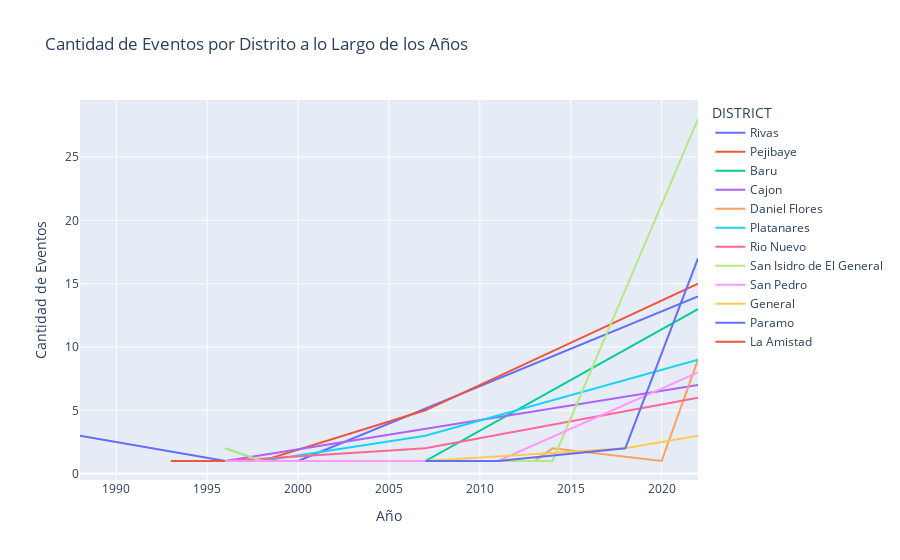

The code cell stored with this chart in its notebook:
### Markdown cell above
### Gráfico de líneas

### Code cell
# Convertir la columna de fecha a formato datetime si no está en ese formato
pz['DATE'] = pd.to_datetime(pz['DATE'], format='%d/%m/%Y')

# Extraer el año de la columna DATE
pz['YEAR'] = pz['DATE'].dt.year

# Contar la cantidad de eventos por año y distrito
eventos_por_distrito = pz.groupby(['YEAR', 'DISTRICT']).size().reset_index(name='EVENT_COUNT')

# Crear el gráfico de líneas
fig = px.line(eventos_por_distrito, x='YEAR', y='EVENT_COUNT', color='DISTRICT',
              title='Cantidad de Eventos por Distrito a lo Largo de los Años',
              labels={'YEAR': 'Año', 'EVENT_COUNT': 'Cantidad de Eventos'})

fig.show()

### Figure 1 — Plotly figure (JSON) as saved in the notebook; plotly's stock layout.template omitted (floating-point values rounded to 4 significant figures)
{"data": [{"hovertemplate": "DISTRICT=Rivas<br>Año=%{x}<br>Cantidad de Eventos=%{y}<extra></extra>", "legendgroup": "Rivas", "line": {"color": "#636efa", "dash": "solid"}, "marker": {"symbol": "circle"}, "mode": "lines", "name": "Rivas", "orientation": "v", "showlegend": true, "type": "scatter", "x": [1988, 1996, 2000, 2022], "xaxis": "x", "y": [3, 1, 1, 14], "yaxis": "y"}, {"hovertemplate": "DISTRICT=Pejibaye<br>Año=%{x}<br>Cantidad de Eventos=%{y}<extra></extra>", "legendgroup": "Pejibaye", "line": {"color": "#EF553B", "dash": "solid"}, "marker": {"symbol": "circle"}, "mode": "lines", "name": "Pejibaye", "orientation": "v", "showlegend": true, "type": "scatter", "x": [1993, 1998, 2007, 2022], "xaxis": "x", "y": [1, 1, 5, 15], "yaxis": "y"}, {"hovertemplate": "DISTRICT=Baru<br>Año=%{x}<br>Cantidad de Eventos=%{y}<extra></extra>", "legendgroup": "Baru", "line": {"color": "#00cc96", "dash": "solid"}, "marker": {"symbol": "circle"}, "mode": "lines", "name": "Baru", "orientation": "v", "showlegend": true, "type": "scatter", "x": [1996, 2007, 2022], "xaxis": "x", "y": [1, 1, 13], "yaxis": "y"}, {"hovertemplate": "DISTRICT=Cajon<br>Año=%{x}<br>Cantidad de Eventos=%{y}<extra></extra>", "legendgroup": "Cajon", "line": {"color": "#ab63fa", "dash": "solid"}, "marker": {"symbol": "circle"}, "mode": "lines", "name": "Cajon", "orientation": "v", "showlegend": true, "type": "scatter", "x": [1996, 2022], "xaxis": "x", "y": [1, 7], "yaxis": "y"}, {"hovertemplate": "DISTRICT=Daniel Flores<br>Año=%{x}<br>Cantidad de Eventos=%{y}<extra></extra>", "legendgroup": "Daniel Flores", "line": {"color": "#FFA15A", "dash": "solid"}, "marker": {"symbol": "circle"}, "mode": "lines", "name": "Daniel Flores", "orientation": "v", "showlegend": true, "type": "scatter", "x": [1996, 2010, 2013, 2014, 2020, 2022], "xaxis": "x", "y": [1, 1, 1, 2, 1, 9], "yaxis": "y"}, {"hovertemplate": "DISTRICT=Platanares<br>Año=%{x}<br>Cantidad de Eventos=%{y}<extra></extra>", "legendgroup": "Platanares", "line": {"color": "#19d3f3", "dash": "solid"}, "marker": {"symbol": "circle"}, "mode": "lines", "name": "Platanares", "orientation": "v", "showlegend": true, "type": "scatter", "x": [1996, 1998, 2007, 2022], "xaxis": "x", "y": [2, 1, 3, 9], "yaxis": "y"}, {"hovertemplate": "DISTRICT=Rio Nuevo<br>Año=%{x}<br>Cantidad de Eventos=%{y}<extra></extra>", "legendgroup": "Rio Nuevo", "line": {"color": "#FF6692", "dash": "solid"}, "marker": {"symbol": "circle"}, "mode": "lines", "name": "Rio Nuevo", "orientation": "v", "showlegend": true, "type": "scatter", "x": [1996, 2007, 2022], "xaxis": "x", "y": [1, 2, 6], "yaxis": "y"}, {"hovertemplate": "DISTRICT=San Isidro de El General<br>Año=%{x}<br>Cantidad de Eventos=%{y}<extra></extra>", "legendgroup": "San Isidro de El General", "line": {"color": "#B6E880", "dash": "solid"}, "marker": {"symbol": "circle"}, "mode": "lines", "name": "San Isidro de El General", "orientation": "v", "showlegend": true, "type": "scatter", "x": [1996, 1998, 2014, 2022], "xaxis": "x", "y": [2, 1, 1, 28], "yaxis": "y"}, {"hovertemplate": "DISTRICT=San Pedro<br>Año=%{x}<br>Cantidad de Eventos=%{y}<extra></extra>", "legendgroup": "San Pedro", "line": {"color": "#FF97FF", "dash": "solid"}, "marker": {"symbol": "circle"}, "mode": "lines", "name": "San Pedro", "orientation": "v", "showlegend": true, "type": "scatter", "x": [1996, 2007, 2011, 2022], "xaxis": "x", "y": [1, 1, 1, 8], "yaxis": "y"}, {"hovertemplate": "DISTRICT=General<br>Año=%{x}<br>Cantidad de Eventos=%{y}<extra></extra>", "legendgroup": "General", "line": {"color": "#FECB52", "dash": "solid"}, "marker": {"symbol": "circle"}, "mode": "lines", "name": "General", "orientation": "v", "showlegend": true, "type": "scatter", "x": [2007, 2018, 2022], "xaxis": "x", "y": [1, 2, 3], "yaxis": "y"}, {"hovertemplate": "DISTRICT=Paramo<br>Año=%{x}<br>Cantidad de Eventos=%{y}<extra></extra>", "legendgroup": "Paramo", "line": {"color": "#636efa", "dash": "solid"}, "marker": {"symbol": "circle"}, "mode": "lines", "name": "Paramo", "orientation": "v", "showlegend": true, "type": "scatter", "x": [2007, 2011, 2018, 2022], "xaxis": "x", "y": [1, 1, 2, 17], "yaxis": "y"}, {"hovertemplate": "DISTRICT=La Amistad<br>Año=%{x}<br>Cantidad de Eventos=%{y}<extra></extra>", "legendgroup": "La Amistad", "line": {"color": "#EF553B", "dash": "solid"}, "marker": {"symbol": "circle"}, "mode": "lines", "name": "La Amistad", "orientation": "v", "showlegend": true, "type": "scatter", "x": [2022], "xaxis": "x", "y": [7], "yaxis": "y"}], "layout": {"legend": {"title": {"text": "DISTRICT"}, "tracegroupgap": 0}, "title": {"text": "Cantidad de Eventos por Distrito a lo Largo de los Años"}, "xaxis": {"anchor": "y", "domain": [0, 1], "title": {"text": "Año"}}, "yaxis": {"anchor": "x", "domain": [0, 1], "title": {"text": "Cantidad de Eventos"}}}}
